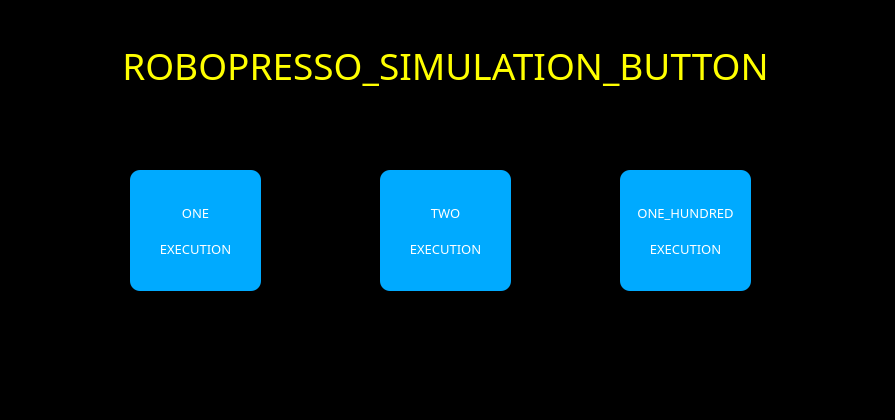
<?xml version="1.0" encoding="UTF-8"?>
<ui version="4.0">
 <class>MainWindow</class>
 <widget class="QMainWindow" name="MainWindow">
  <property name="geometry">
   <rect>
    <x>0</x>
    <y>0</y>
    <width>895</width>
    <height>420</height>
   </rect>
  </property>
  <property name="font">
   <font>
    <family>911 Porscha</family>
   </font>
  </property>
  <property name="windowTitle">
   <string>MainWindow</string>
  </property>
  <property name="styleSheet">
   <string notr="true">background-color: #000000;</string>
  </property>
  <widget class="QWidget" name="centralwidget">
   <widget class="QPushButton" name="pushButton_ONE_EXECUTION">
    <property name="geometry">
     <rect>
      <x>130</x>
      <y>170</y>
      <width>131</width>
      <height>121</height>
     </rect>
    </property>
    <property name="font">
     <font>
      <family>A004견출새내기</family>
      <pointsize>10</pointsize>
     </font>
    </property>
    <property name="styleSheet">
     <string notr="true">QPushButton{
background-color: #00aafff;
color: #ffffff;
border: 1px;
border-radius: 10px;
}
QPushButton{
background-color: #00aaff;
border: 1px;
}</string>
    </property>
    <property name="text">
     <string>ONE

EXECUTION</string>
    </property>
   </widget>
   <widget class="QPushButton" name="pushButton_TWO_EXECUTION">
    <property name="geometry">
     <rect>
      <x>380</x>
      <y>170</y>
      <width>131</width>
      <height>121</height>
     </rect>
    </property>
    <property name="font">
     <font>
      <family>A004견출새내기</family>
      <pointsize>10</pointsize>
     </font>
    </property>
    <property name="styleSheet">
     <string notr="true">QPushButton{
background-color: #00aafff;
color: #ffffff;
border: 1px;
border-radius: 10px;
}
QPushButton{
background-color: #00aaff;
border: 1px;
}</string>
    </property>
    <property name="text">
     <string>TWO

EXECUTION</string>
    </property>
   </widget>
   <widget class="QPushButton" name="pushButton_ONE_HUNDERD_EXECUTION">
    <property name="geometry">
     <rect>
      <x>620</x>
      <y>170</y>
      <width>131</width>
      <height>121</height>
     </rect>
    </property>
    <property name="font">
     <font>
      <family>A004견출새내기</family>
      <pointsize>10</pointsize>
     </font>
    </property>
    <property name="styleSheet">
     <string notr="true">QPushButton{
background-color: #00aafff;
color: #ffffff;
border: 1px;
border-radius: 10px;
}
QPushButton{
background-color: #00aaff;
border: 1px;
}</string>
    </property>
    <property name="text">
     <string>ONE_HUNDRED

EXECUTION</string>
    </property>
   </widget>
   <widget class="QLabel" name="label_4">
    <property name="geometry">
     <rect>
      <x>110</x>
      <y>40</y>
      <width>671</width>
      <height>51</height>
     </rect>
    </property>
    <property name="font">
     <font>
      <family>A004견출새내기</family>
      <pointsize>28</pointsize>
     </font>
    </property>
    <property name="styleSheet">
     <string notr="true">color: #ffff00;</string>
    </property>
    <property name="text">
     <string>ROBOPRESSO_SIMULATION_BUTTON</string>
    </property>
    <property name="textFormat">
     <enum>Qt::AutoText</enum>
    </property>
    <property name="alignment">
     <set>Qt::AlignCenter</set>
    </property>
   </widget>
  </widget>
  <widget class="QMenuBar" name="menubar">
   <property name="geometry">
    <rect>
     <x>0</x>
     <y>0</y>
     <width>895</width>
     <height>21</height>
    </rect>
   </property>
  </widget>
  <widget class="QStatusBar" name="statusbar"/>
 </widget>
 <resources/>
 <connections>
  <connection>
   <sender>pushButton_ONE_EXECUTION</sender>
   <signal>clicked()</signal>
   <receiver>MainWindow</receiver>
   <slot>ONE_EXECUTION()</slot>
   <hints>
    <hint type="sourcelabel">
     <x>360</x>
     <y>674</y>
    </hint>
    <hint type="destinationlabel">
     <x>324</x>
     <y>689</y>
    </hint>
   </hints>
  </connection>
  <connection>
   <sender>pushButton_TWO_EXECUTION</sender>
   <signal>clicked()</signal>
   <receiver>MainWindow</receiver>
   <slot>TWO_EXCUTION()</slot>
   <hints>
    <hint type="sourcelabel">
     <x>590</x>
     <y>688</y>
    </hint>
    <hint type="destinationlabel">
     <x>542</x>
     <y>690</y>
    </hint>
   </hints>
  </connection>
  <connection>
   <sender>pushButton_ONE_HUNDERD_EXECUTION</sender>
   <signal>clicked()</signal>
   <receiver>MainWindow</receiver>
   <slot>ONE_HUNDRED_EXECUTION()</slot>
   <hints>
    <hint type="sourcelabel">
     <x>846</x>
     <y>685</y>
    </hint>
    <hint type="destinationlabel">
     <x>785</x>
     <y>689</y>
    </hint>
   </hints>
  </connection>
 </connections>
 <slots>
  <slot>ROBOT_ON()</slot>
  <slot>ONE_EXECUTION()</slot>
  <slot>TWO_EXCUTION()</slot>
  <slot>ONE_HUNDRED_EXECUTION()</slot>
 </slots>
</ui>
